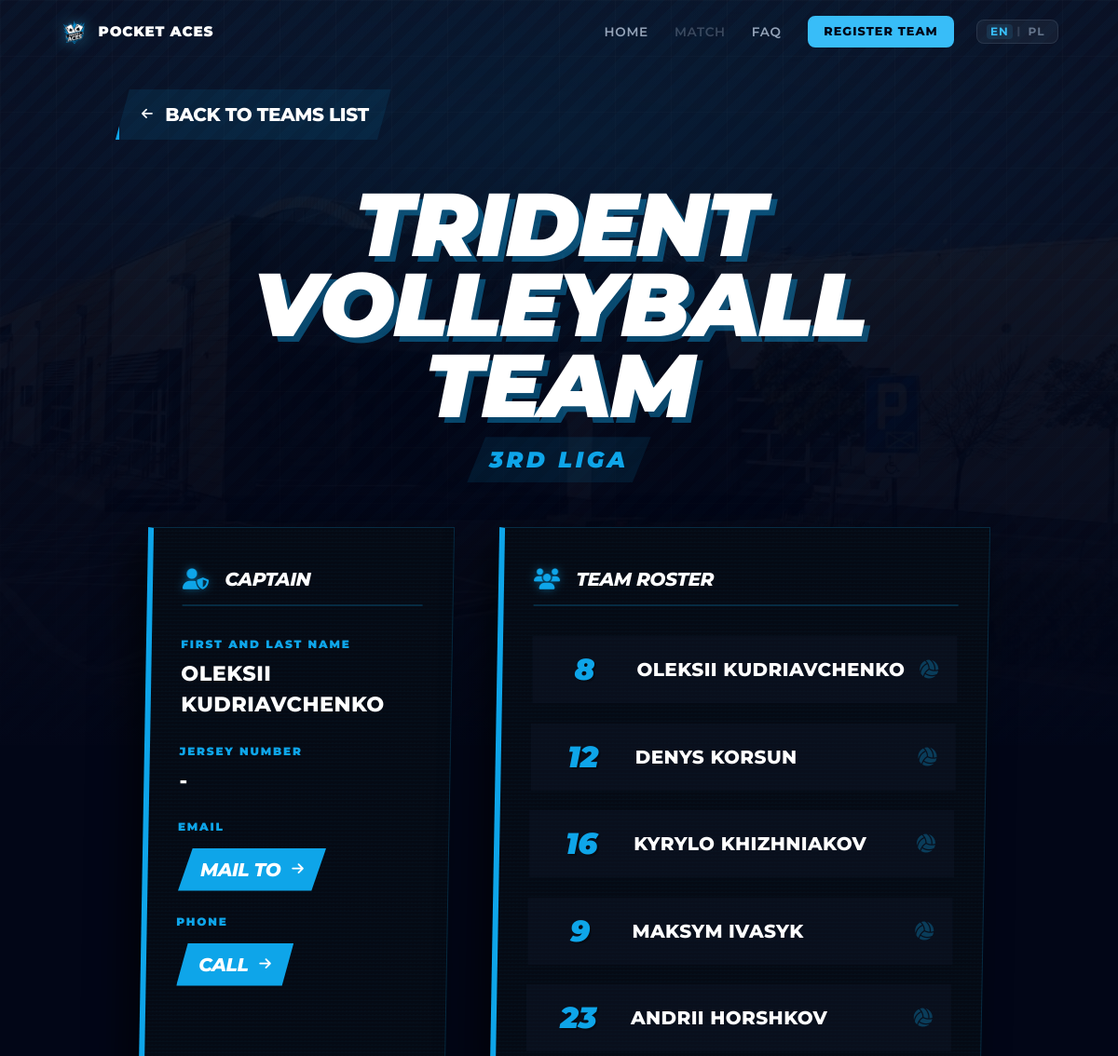
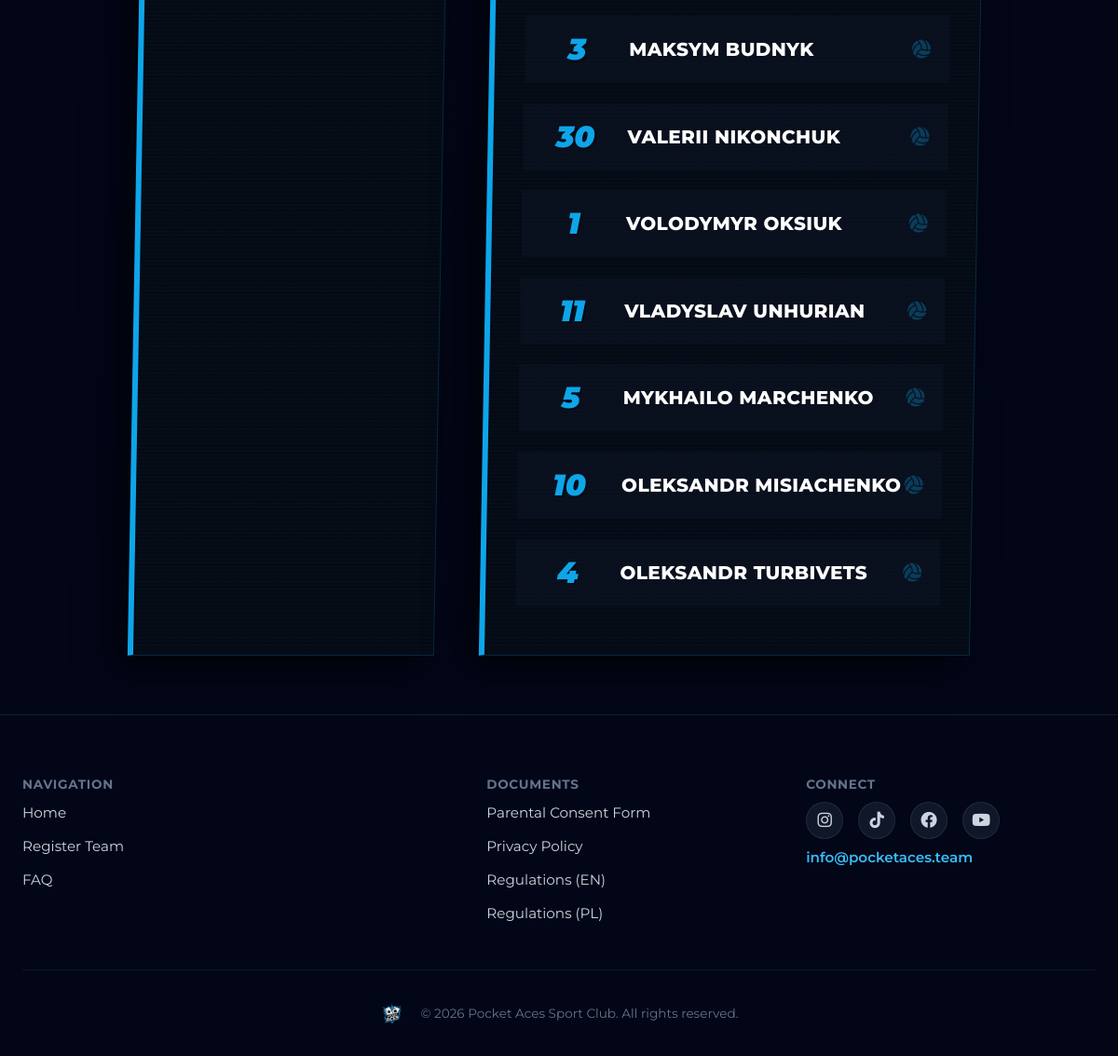
/team/22/, run on the app's committed database (2 pictures, top to bottom).
### tournament/models.py (models this page shows, shortened)
class Team(models.Model):
    name = models.CharField(
        max_length=TEAM_NAME_MAX_LENGTH, unique=True, verbose_name="Team Name"
    )
    logo_path = models.CharField(
        max_length=LOGO_PATH_MAX_LENGTH, blank=True, null=True
    )
    city = models.CharField(
        max_length=CITY_MAX_LENGTH, blank=True, null=True, verbose_name="City / Club"
    )
    league_level = models.CharField(
        max_length=50, choices=LEAGUE_LEVEL_CHOICES, default=LEAGUE_LEVEL_INDEPENDENT
    )
    instagram = models.CharField(max_length=255, blank=True, null=True)
    group_name = models.CharField(
        max_length=GROUP_NAME_MAX_LENGTH, blank=True, null=True
    )
    cap_name = models.CharField(
        max_length=PERSON_NAME_MAX_LENGTH, verbose_name="Captain Name"
    )
    cap_surname = models.CharField(
        max_length=PERSON_NAME_MAX_LENGTH, verbose_name="Captain Surname"
    )
    cap_dob = models.DateField(null=True, blank=True, verbose_name="Captain Date of Birth")
    cap_jersey = models.IntegerField(null=True, blank=True, verbose_name="Captain Jersey Number")
    cap_email = models.EmailField(max_length=EMAIL_MAX_LENGTH, unique=True)
    cap_phone = models.CharField(
        max_length=PHONE_MAX_LENGTH, unique=True, blank=True, null=True
    )
    payment_status = models.IntegerField(
        choices=PAYMENT_STATUS_CHOICES, default=PAYMENT_WAITING
    )
    blik_number = models.CharField(
        max_length=20, blank=True, default="", verbose_name="Assigned BLIK"
    )
    created_at = models.DateTimeField(auto_now_add=True)
    class Meta:
        db_table = TABLE_TEAMS
        verbose_name = "Team"
        verbose_name_plural = "Teams"

class Player(models.Model):
    team = models.ForeignKey(Team, on_delete=models.CASCADE, related_name="players")
    first_name = models.CharField(max_length=PERSON_NAME_MAX_LENGTH)
    last_name = models.CharField(max_length=PERSON_NAME_MAX_LENGTH)
    jersey_number = models.IntegerField(blank=True, null=True)
    date_of_birth = models.DateField(null=True, blank=True)
    class Meta:
        db_table = TABLE_PLAYERS

### tournament/views.py (the view)
# urls.py: path('team/<int:team_id>/', views.team_detail, name='team_detail'),
def team_detail(request, team_id):
    team = get_object_or_404(Team, id=team_id)
    return render(request, "tournament/team_detail.html", {"team": team})

### tournament/templatetags/static_v.py (called while the page is built)
@register.simple_tag
def static_v(path):
    url = static(path)
    version = getattr(settings, 'STATIC_ASSET_VERSION', 'dev')
    sep = '&' if '?' in url else '?'
    return f"{url}{sep}v={version}"

### tournament/templates/tournament/team_detail.html (shortened to what this page needs)
{% extends 'base.html' %}
{% load static %}
{% block content %}
<div class="sports-bg-wrapper">
  <div class="sports-bg-image"></div>
  <div class="sports-bg-grid"></div>
  <div class="sports-bg-stripes"></div>
  <div class="sports-bg-glow"></div>
  <div class="sports-bg-overlay"></div>
</div>
<section class="team-detail-section">
  <div class="container team-detail-content">
    <a href="{% url 'index' %}#registeredTeamsModal" class="back-btn">
      <i class="fas fa-arrow-left"></i> <span data-i18n="team_back">Wróć do listy drużyn</span>
    </a>
    <div class="team-header">
      <h1 class="team-name">{{ team.name }}</h1>
      <div class="team-level">{{ team.get_league_level_display }}</div>
    </div>
    <div class="team-grid">
      <div class="team-card">
        <h2 class="team-card-title"><i class="fas fa-user-shield"></i> <span data-i18n="team_captain">Kapitan</span></h2>
        <div class="cap-info-item">
          <span class="cap-info-label" data-i18n="team_name">Imię i Nazwisko</span>
          <span class="cap-info-value">{{ team.cap_name }} {{ team.cap_surname }}</span>
        </div>
        <div class="cap-info-item">
          <span class="cap-info-label" data-i18n="team_jersey">Numer Koszulki</span>
          <span class="cap-info-value">{% if team.cap_jersey %}{{ team.cap_jersey }}{% else %}-{% endif %}</span>
        </div>
        <div class="cap-info-item">
          <span class="cap-info-label" data-i18n="team_email">Email</span>
          <span class="cap-info-value"><a href="mailto:{{ team.cap_email }}" class="contact-link"><span data-i18n="team_mail_to">Napisz</span> <i class="fas fa-arrow-right"></i></a></span>
        </div>
        {% if team.cap_phone %}
        <div class="cap-info-item">
          <span class="cap-info-label" data-i18n="team_phone">Telefon</span>
          <span class="cap-info-value"><a href="tel:{{ team.cap_phone }}" class="contact-link"><span data-i18n="team_call">Zadzwoń</span> <i class="fas fa-arrow-right"></i></a></span>
        </div>
        {% endif %}
      </div>
      <div class="team-card">
        <h2 class="team-card-title"><i class="fas fa-users"></i> <span data-i18n="team_roster">Skład Drużyny</span></h2>
        {% if team.players.all %}
        <ul class="roster-list">
          {% for player in team.players.all %}
          <li class="roster-item">
            <div class="player-number">{% if player.jersey_number %}{{ player.jersey_number }}{% else %}-{% endif %}</div>
            <div class="player-name">{{ player.first_name }} {{ player.last_name }}</div>
            <div class="player-icon"><i class="fas fa-volleyball-ball"></i></div>
          </li>
          {% endfor %}
        </ul>
        {% else %}
        <p style="color: #94a3b8; font-style: italic;" data-i18n="team_empty">Brak dodanych graczy.</p>
        {% endif %}
      </div>
    </div>
  </div>
</section>
{% endblock %}

### tournament/templates/base.html (shortened to what this page needs)
<!doctype html>
<html lang="en">
  <head>
    {% load static static_v %}
    <link rel="stylesheet" href="{% static_v 'css/styles.css' %}" />
    <link rel="stylesheet" href="{% static_v 'css/registered-teams.css' %}" />
    <link rel="stylesheet" href="{% static_v 'css/sports-bg.css' %}" />
    <link
      rel="stylesheet"
      href="https://cdn.jsdelivr.net/npm/swiper@11/swiper-bundle.min.css"
    />
    <link
      rel="stylesheet"
      href="https://cdnjs.cloudflare.com/ajax/libs/font-awesome/6.4.0/css/all.min.css"
    />
  </head>
  <body>
    <nav class="site-nav" id="siteNav">
      <div class="site-nav__inner">
        <a
          href="{% url 'index' %}"
          class="site-nav__logo"
          aria-label="Pocket Aces"
        >
          <img src="{% static 'assets/logo.png' %}" alt="Pocket Aces" />
          <span class="site-nav__logo-text">Pocket Aces</span>
        </a>
        <div class="site-nav__menu" id="navMenu">
          <a
            href="{% url 'index' %}"
            class="site-nav__link"
            data-i18n="nav_home"
            >Home</a
          >
          <div class="site-nav__item">
            <span
              class="site-nav__link site-nav__link--disabled"
              data-i18n="nav_match"
              >Match</span
            >
          </div>
          <a href="{% url 'faq' %}" class="site-nav__link" data-i18n="nav_faq"
            >FAQ</a
          >
          <a
            href="{% url 'register' %}"
            class="site-nav__cta"
            data-i18n="nav_register"
            >Register Team</a
          >
        </div>
        <div class="site-nav__controls">
          <button
            class="site-nav__lang"
            id="langToggle"
            aria-label="Switch language"
          >
            <span class="site-nav__lang-opt active" data-lang="en">EN</span>
            <span class="site-nav__lang-sep">|</span>
            <span class="site-nav__lang-opt" data-lang="pl">PL</span>
          </button>
        </div>
      </div>
    </nav>
    {% block content %}{% endblock %}
    <footer class="site-footer">
      <div class="site-footer__inner">
        <div class="site-footer__col">
          <h3 class="site-footer__heading" data-i18n="footer_nav">
          </h3>
          <ul class="site-footer__links">
            <li><a href="{% url 'index' %}">Home</a></li>
            <li><a href="{% url 'register' %}">Register Team</a></li>
            <li><a href="{% url 'faq' %}">FAQ</a></li>
          </ul>
        </div>
        <div class="site-footer__col">
          <h3 class="site-footer__heading" data-i18n="footer_documents">
          </h3>
          <ul class="site-footer__links">
            <li>
              <a
                href="/static/assets/documents/ZGODA_RODZICA_Pocket_Aces_12_04_2026.pdf"
                target="_blank"
                rel="noopener"
                >Parental Consent Form</a
              >
            </li>
            <li>
              <a
                href="{% url 'privacy_policy_en' %}"
                target="_blank"
                rel="noopener"
                >Privacy Policy</a
              >
            </li>
            <li>
              <a
                href="/static/assets/documents/Regulations_english.pdf"
                target="_blank"
                rel="noopener"
                >Regulations (EN)</a
              >
            </li>
            <li>
              <a
                href="/static/assets/documents/Regulations_polish.pdf"
                target="_blank"
                rel="noopener"
                >Regulations (PL)</a
              >
            </li>
          </ul>
        </div>
        <div class="site-footer__col">
          <h3 class="site-footer__heading" data-i18n="footer_connect">
          </h3>
          <div class="site-footer__socials">
            <a
              href="https://instagram.com/pocketaces.sc"
              target="_blank"
              rel="noopener"
              aria-label="Instagram"
              ><i class="fab fa-instagram"></i
            ></a>
            <a
              href="https://tiktok.com/@pocketaces.vt7"
              target="_blank"
              rel="noopener"
              aria-label="TikTok"
              ><i class="fab fa-tiktok"></i
            ></a>
            <a
              href="https://facebook.com/profile.php?id=61563557414834"
              target="_blank"
              rel="noopener"
              aria-label="Facebook"
              ><i class="fab fa-facebook"></i
            ></a>
            <a
              href="https://youtube.com/@PocketAcesSC"
              target="_blank"
              rel="noopener"
              aria-label="YouTube"
              ><i class="fab fa-youtube"></i
            ></a>
          </div>
          <a href="mailto:info@pocketaces.team" class="site-footer__contact"
            >info@pocketaces.team</a
          >
        </div>
      </div>
      <div class="site-footer__bottom">
        <img
          src="{% static 'assets/logo.png' %}"
          alt="Pocket Aces"
          class="site-footer__skylogo"
        />
        <p class="site-footer__copyright">
          &copy; 2026 Pocket Aces Sport Club. All rights reserved.
        </p>
      </div>
    </footer>
  </body>
</html>

### static/css/sports-bg.css (style rules this page uses)
.sports-bg-wrapper { position: fixed; top: 0; left: 0; width: 100%; height: 100vh; z-index: -10; pointer-events: none; overflow: hidden; background-color: #020617; transform: translateZ(0); will-change: transform; }
.sports-bg-image { position: absolute; top: 0; left: 0; width: 100%; height: 100%; background-image: url('../assets/Arena/1.jpg'); background-size: cover; background-position: center; opacity: 0.15; z-index: 0; }
.sports-bg-grid { position: absolute; inset: 0; background-size: 60px 60px; background-image: linear-gradient(to right, rgba(255, 255, 255, 0.03) 1px, transparent 1px), linear-gradient(to bottom, rgba(255, 255, 255, 0.03) 1px, transparent 1px); z-index: 1; }
.sports-bg-stripes { position: absolute; inset: 0; background: repeating-linear-gradient( -45deg, transparent, transparent 10px, rgba(14, 165, 233, 0.05) 10px, rgba(14, 165, 233, 0.05) 20px ); z-index: 1; transform: translateZ(0); }
.sports-bg-glow { position: absolute; top: -20%; left: 50%; transform: translateX(-50%); width: 120vw; height: 80vh; background: radial-gradient(ellipse at center, rgba(14, 165, 233, 0.15) 0%, transparent 60%); z-index: 1; pointer-events: none; }
.sports-bg-overlay { position: absolute; inset: 0; background: linear-gradient(180deg, rgba(2, 6, 23, 0.4) 0%, rgba(2, 6, 23, 0.95) 100%); z-index: 2; }

### data on the page
Team: name "TRIDENT VOLLEYBALL TEAM", league_level "3RD LIGA", cap_name "OLEKSII", cap_surname "KUDRIAVCHENKO"
Player: jersey_number "8", first_name "OLEKSII", last_name "KUDRIAVCHENKO"
Player: jersey_number "12", first_name "DENYS", last_name "KORSUN"
Player: jersey_number "16", first_name "KYRYLO", last_name "KHIZHNIAKOV"
Player: jersey_number "9", first_name "MAKSYM", last_name "IVASYK"
Player: jersey_number "23", first_name "ANDRII", last_name "HORSHKOV"
Player: jersey_number "3", first_name "MAKSYM", last_name "BUDNYK"
Player: jersey_number "30", first_name "VALERII", last_name "NIKONCHUK"
Player: jersey_number "1", first_name "VOLODYMYR", last_name "OKSIUK"
Player: jersey_number "11", first_name "VLADYSLAV", last_name "UNHURIAN"
Player: jersey_number "5", first_name "MYKHAILO", last_name "MARCHENKO"
Player: jersey_number "10", first_name "OLEKSANDR", last_name "MISIACHENKO"
Player: jersey_number "4", first_name "OLEKSANDR", last_name "TURBIVETS"
